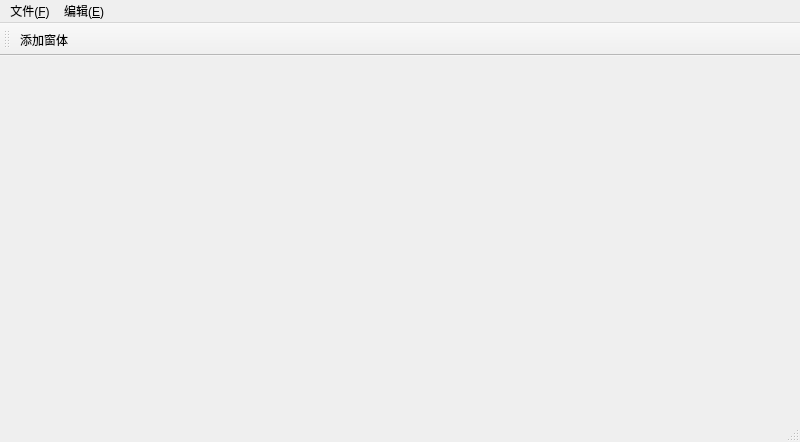
<?xml version="1.0" encoding="UTF-8"?>
<ui version="4.0">
 <class>MainWindow</class>
 <widget class="QMainWindow" name="MainWindow">
  <property name="geometry">
   <rect>
    <x>0</x>
    <y>0</y>
    <width>800</width>
    <height>442</height>
   </rect>
  </property>
  <property name="windowTitle">
   <string>MainWindow</string>
  </property>
  <widget class="QWidget" name="centralwidget"/>
  <widget class="QMenuBar" name="menubar">
   <property name="geometry">
    <rect>
     <x>0</x>
     <y>0</y>
     <width>800</width>
     <height>23</height>
    </rect>
   </property>
   <widget class="QMenu" name="menu">
    <property name="title">
     <string>文件(&amp;F)</string>
    </property>
    <addaction name="fileNewAction"/>
    <addaction name="fileOpenAction"/>
    <addaction name="fileCloseAction"/>
   </widget>
   <widget class="QMenu" name="menu_E">
    <property name="title">
     <string>编辑(&amp;E)</string>
    </property>
   </widget>
   <addaction name="menu"/>
   <addaction name="menu_E"/>
  </widget>
  <widget class="QStatusBar" name="statusbar"/>
  <widget class="QToolBar" name="toolBar">
   <property name="windowTitle">
    <string>toolBar</string>
   </property>
   <attribute name="toolBarArea">
    <enum>TopToolBarArea</enum>
   </attribute>
   <attribute name="toolBarBreak">
    <bool>false</bool>
   </attribute>
   <addaction name="addWinAction"/>
  </widget>
  <action name="fileNewAction">
   <property name="text">
    <string>新建</string>
   </property>
   <property name="shortcut">
    <string>Alt+N</string>
   </property>
  </action>
  <action name="fileOpenAction">
   <property name="text">
    <string>打开</string>
   </property>
   <property name="shortcut">
    <string>Alt+O</string>
   </property>
  </action>
  <action name="fileCloseAction">
   <property name="text">
    <string>关闭</string>
   </property>
   <property name="shortcut">
    <string>Alt+C</string>
   </property>
  </action>
  <action name="addWinAction">
   <property name="text">
    <string>添加窗体</string>
   </property>
   <property name="toolTip">
    <string>添加窗体</string>
   </property>
  </action>
 </widget>
 <resources/>
 <connections/>
</ui>
